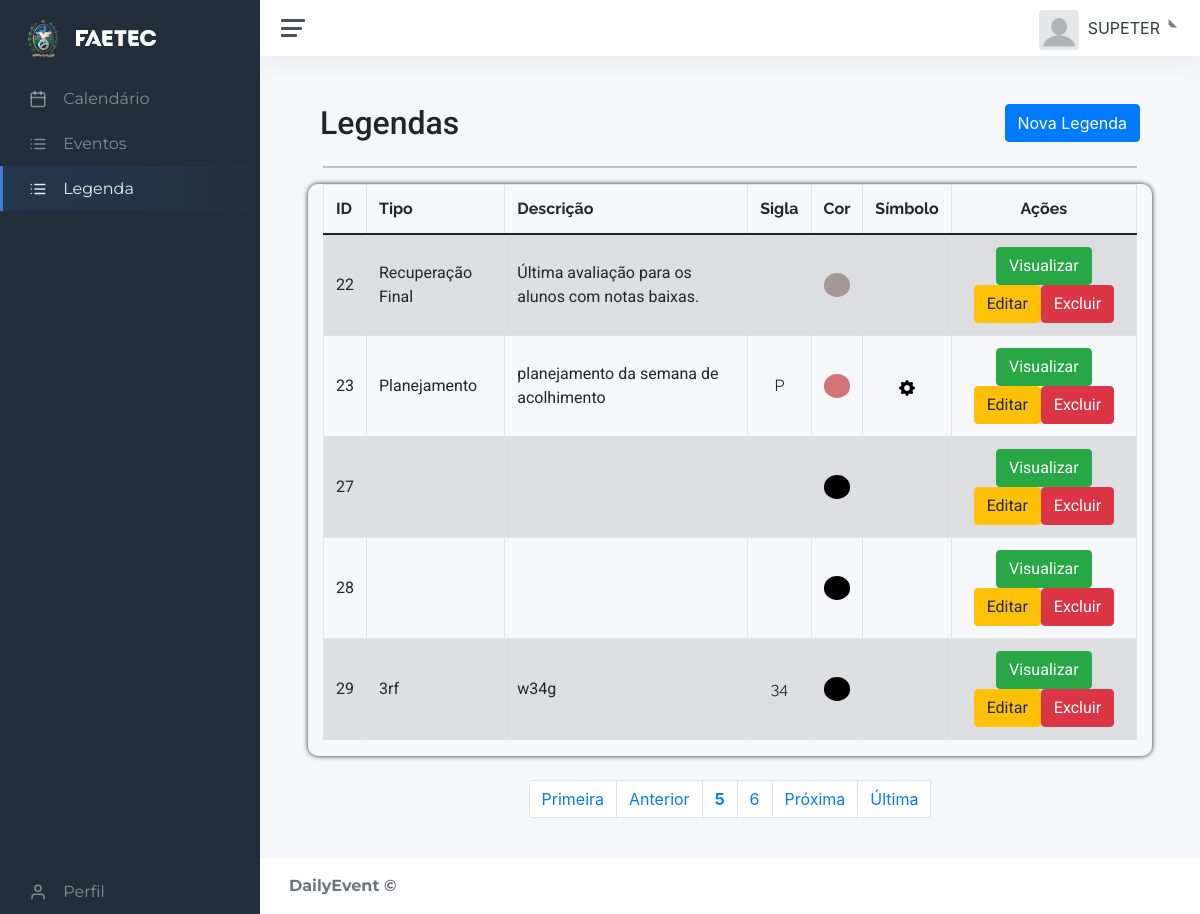
/static/dash.php?page=lista_leg&pagina=5 (signed in), run on an earlier commit of the app's database.
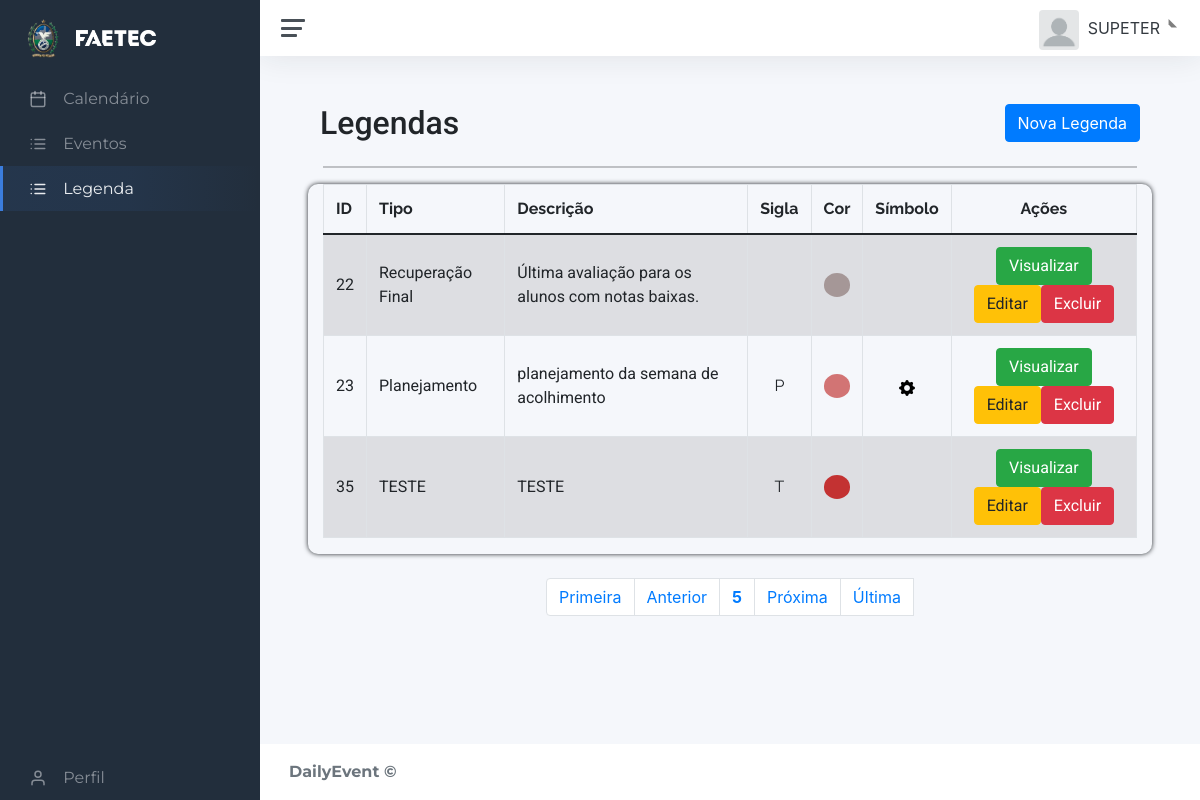
And on a later commit of the database.
### tables this page shows
CREATE TABLE IF NOT EXISTS `legenda` (
  `id_leg` int(11) NOT NULL AUTO_INCREMENT,
  `tipo_evento` varchar(50) DEFAULT NULL,
  `desc_leg` varchar(60) DEFAULT NULL,
  `simbolo_leg` varchar(100) DEFAULT NULL,
  `sigla_leg` varchar(4) DEFAULT NULL,
  `cor_leg` varchar(9) DEFAULT NULL,
  PRIMARY KEY (`id_leg`)
);

### static/contents/legenda/lista_leg.php (the view, shortened to what this page needs)
<div class="container-fluid">
	<div id="top" class="row">
	<div class="d-flex justify-content-between">
			<h2 class="legendas">Legendas</h2>
			<a href="?page=addleg" class="btn btn-primary pull-right h2">Nova Legenda</a>
		</div>
	</div>
	<hr/>
	<div id="list">
		<div id="list" class="table-all row">
			<div class="table-responsive col-md-12">
				<?php
					$quantidade = 5;
					$pagina = (isset($_GET['pagina'])) ? (int)$_GET['pagina'] : 1;
					$inicio = ($quantidade * $pagina) - $quantidade;
					$data = mysqli_query($con, "select * from legenda order by id_leg asc limit $inicio, $quantidade;");
					echo "<table class='table table-striped' cellspacing='0' cellpading='0'>";
					echo "<thead><tr>";
					echo "<td class='td-indicador'><strong>ID</strong></td>";
					echo "<td class='td-indicador'><strong>Tipo</strong></td>";
					echo "<td class='td-indicador d-none d-sm-table-cell'><strong>Descrição</strong></td>";
					echo "<td class='td-indicador'><strong>Sigla</strong></td>";
					echo "<td class='td-indicador'><strong>Cor</strong></td>";
					echo "<td class='td-indicador'><strong>Símbolo</strong></td>";
					echo "<td class='td-center'><strong>Ações</strong></td>";
					echo "</tr></thead><tbody>";
					while($info = mysqli_fetch_array($data)){
						echo "<tr>";
						echo "<td class='td-info'>".$info['id_leg']."</td>";
						echo "<td class='td-info'>".$info['tipo_evento']."</td>";
						echo "<td class='td-info d-none d-sm-table-cell'>".$info['desc_leg']." </td>";
						echo "<td class='td-center'>".$info['sigla_leg']." </td>";
						echo "<td width='10px'><div style='background-color:".$info['cor_leg'].";border-radius:100%'>&nbsp</div></td>";
						echo "<td class='simbolo'><img src='".$info["simbolo_leg"]."' class='simbico_leg' alt=''></td>";
						echo "<td class='actions btn-group-sm td-center'>";
						echo "<span class='d-none d-sm-inline-block'><a class='btn btn-success btn-xs d-none d-sm-inline-block' href=?page=view_leg&id_leg=".$info['id_leg']."> Visualizar </a></span>";
						echo "<span class='d-none d-sm-inline-block'><a class='btn btn-warning btn-xs' href=?page=edit_leg&id_leg=".$info['id_leg']."> Editar </a></span>";
						echo "<span class='d-none d-sm-inline-block'><a href=?page=excluir_leg&id_leg=".$info['id_leg']." class='btn btn-danger btn-xs'> Excluir </a></span>";
						echo "<span class='d-inline-block d-sm-none'><a class='btn btn-danger btn-xs d-inline-block d-sm-none' href=?page=excluir_leg&id_leg=".$info['id_leg']."><i class='align-middle' data-feather='trash'></i></a></span></td>";
					}
				echo "</tr></tbody></table>";
			?>
		</div>
	</div>
			<br>
	<div id="bottom" class="row">
			<div class="col-md-12">
				<?php
					$sqlTotal 		= "select id_leg from legenda;";
					$qrTotal  		= mysqli_query($con, $sqlTotal) or die (mysqli_error());
					$numTotal 		= mysqli_num_rows($qrTotal);
					$totalpagina = (ceil($numTotal/$quantidade)<=0) ? 1 : ceil($numTotal/$quantidade);
					$exibir = 3;
					$anterior = (($pagina-1) <= 0) ? 1 : $pagina - 1;
					$posterior = (($pagina+1) >= $totalpagina) ? $totalpagina : $pagina+1;
					echo "<ul class='pagination d-flex justify-content-center'>";
					echo "<li class='page-item d-none d-sm-inline-block'><a class='page-link' href='?page=lista_leg&pagina=1'> Primeira</a></li> ";
					echo "<li class='page-item d-none d-sm-inline-block'><a class='page-link' href=\"?page=lista_leg&pagina=$anterior\"> Anterior</a></li> ";
					echo "<li class='page-item'><a class='page-link' href='?page=lista_leg&pagina=".$pagina."'><strong>".$pagina."</strong></a></li> ";
					for($i = $pagina+1; $i < $pagina+$exibir; $i++){
						if($i <= $totalpagina)
						echo "<li class='page-item'><a class='page-link' href='?page=lista_leg&pagina=".$i."'> ".$i." </a></li> ";
					}
					echo "<li class='page-item d-none d-sm-inline-block'><a class='page-link' href=\"?page=lista_leg&pagina=$posterior\"> Pr&oacute;xima</a></li> ";
					echo "<li class='page-item d-none d-sm-inline-block'><a class='page-link' href=\"?page=lista_leg&pagina=$totalpagina\"> &Uacute;ltima</a></li>";
					echo "<li class='page-item d-inline-block d-sm-none'><a class='page-link' href='?page=lista_leg&pagina=$totalpagina'><i class='align-middle' data-feather='chevrons-right'></i></a></li></ul>";
				?>
			</div>
		</div>
	</div>
</div>

What changed in the data, as far as the page shows it:
removed legenda: id_leg "27"
removed legenda: id_leg "28"
removed legenda: id_leg "29", tipo_evento "3rf", desc_leg "w34g", sigla_leg "34"
added legenda: id_leg "35", tipo_evento "TESTE", desc_leg "TESTE", sigla_leg "T"
Also different on the page:
list line gone: "6"
